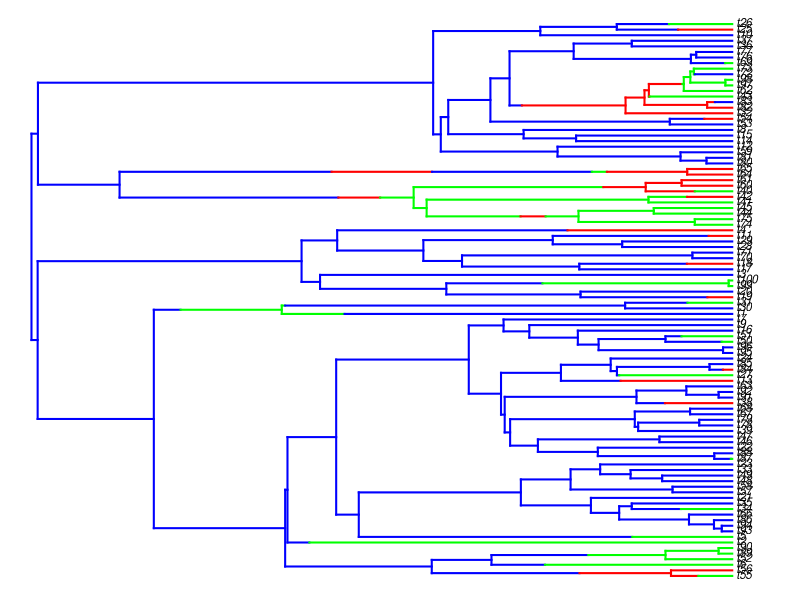

This figure's R source:
library(phytools)


### Name: plotSimmap
### Title: Plot stochastic character mapped tree
### Aliases: plotSimmap plot.simmap plot.multiSimmap
### Keywords: phylogenetics plotting comparative method

### ** Examples

# simulate a mapped tree
Q<-matrix(c(-2,1,1,1,-2,1,1,1,-2),3,3)
rownames(Q)<-colnames(Q)<-letters[1:3]
tree<-sim.history(pbtree(n=100,scale=1),Q)
cols<-setNames(c("blue","red","green"),letters[1:3])
# plot the mapping
plot(tree,cols,ftype="i",fsize=0.7)
